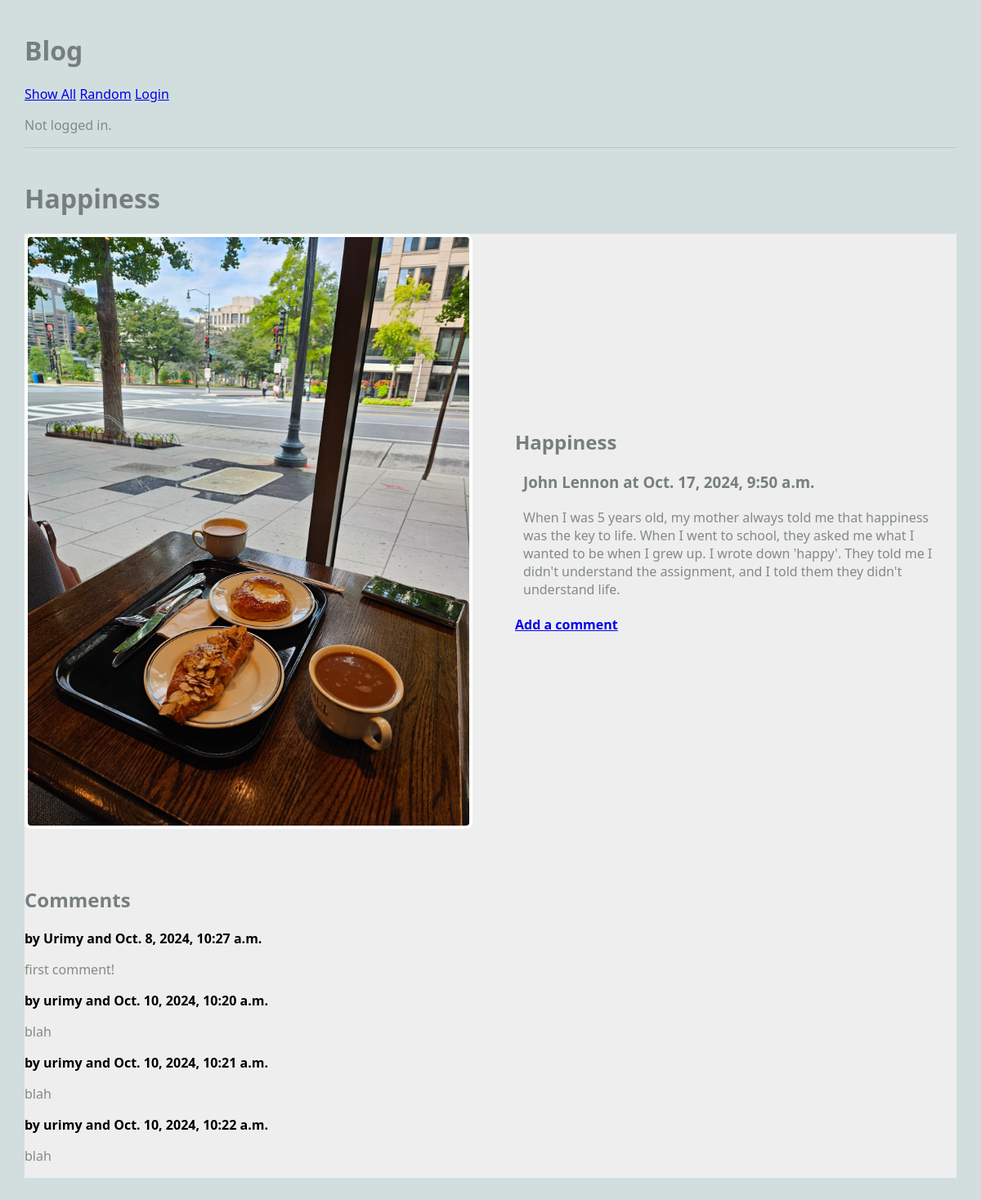
/blog/article/1, run on the app's committed database.
### blog/models.py (models this page shows, shortened)
class Article(models.Model):
    user = models.ForeignKey(User, on_delete=models.CASCADE)
    title = models.TextField(blank=False)
    author = models.TextField(blank=False)
    text = models.TextField(blank=False)
    published = models.DateTimeField(auto_now=True)
    image_file = models.ImageField(blank=True)
    def get_comments(self):
        comments = Comment.objects.filter(article=self)     # could have used pk of this object or just self
        return comments

class Comment(models.Model):
    article = models.ForeignKey("Article", on_delete=models.CASCADE)
    author = models.TextField(blank=False)
    text = models.TextField(blank=False)
    published = models.DateTimeField(auto_now=True)
    def __str__(self):
        return f'{self.text}'

### blog/views.py (the view)
# urls.py: path(r'article/<int:pk>', views.ArticleView.as_view(), name = "article"),
class ArticleView(DetailView):
    model = Article
    template_name = 'blog/article.html'
    context_object_name = 'article'

### blog/templates/blog/article.html
{% extends 'blog/base.html' %}
{% block content %}
<h1>{{article.title}}</h1>
<main class="grid-container">
    <article class='featured'>
        <img src="{{article.image_file.url}}" alt="not available">
        <div>
            <h2>{{article.title}}</h2>
            <h3>{{article.author}} at {{article.published}}</h3>
            <p>
                {{article.text}}
            </p>
            <h4><a href="{% url 'create_comment' article.pk %}">
                Add a comment</a>
            </h4>
        </div>
    </article>
    <div>
        {% if article.get_comments %}
            <h2>Comments</h2>
            {% for c in article.get_comments %}
            <div>
                <strong>by {{c.author}} and {{c.published}} </strong>
                <p>
                    {{c.text}}
                </p>
            </div>
            {% endfor %}
        {% else %}
            <div>
                <h2>No comments</h2>
            </div>
        {% endif %}
    </div>
</main>
{% endblock %}

### blog/templates/blog/base.html (shortened to what this page needs)
{% load static %}
<html>
    <head>
        <link rel="stylesheet" href="{% static 'styles-blog.css' %}">
    </head>
    <body>
        <header>
            <h1>Blog</h1>
            <nav>
                <ul>
                    <li><a href="{% url 'show_all' %}">Show All</a></li>
                    <li><a href="{% url 'random' %}">Random</a></li>
                    {% if request.user.is_authenticated %}
                    <li><a href="{% url 'create_article' %}">Create Article</a></li>
                    <form method="POST" action="{% url 'logout' %}">
                        {% csrf_token %}
                        <input type="submit" value="Logout">
                    </form>
                    {% else %}
                    <li><a href="{% url 'login' %}">Login</a></li>
                    {% endif %}
                    <p>
                        {% if request.user.is_authenticated %}
                        Logged in user: {{ request.user }}
                        {% else %}
                        Not logged in.
                        {% endif %}
                    </p>
                </ul>
            </nav>
        </header>
    {% block content %}
    {% endblock %}
    </body>
</html>

### static/styles-blog.css (style rules this page uses)
body { margin: 30px; background: #d1dedd; font-family:'Segoe UI', Tahoma, Geneva, Verdana, sans-serif; }
ul, li { padding: 0px; list-style-type: none; }
h1, h2, h3 { color: #767f7e; }
p { color: #828b82; }
header { max-width: 1200px; margin: 40px auto; border-bottom: 1px solid #bbc7c7; }
.grid-container { background: #eee; max-width: 900px; display: grid; grid-template-columns: repeat(3, 1fr); grid-gap: 10px; max-width: 1200px; margin: 20px auto; }
article.featured { grid-column: span 3; display: grid; gap: 60px; grid-template-columns: 1fr 1fr; align-items: center; border-bottom: 1px #bbc7c7; padding-bottom: 40px; }
article img, article.featured img { width: 100%; border: 4px solid #fff; border-radius: 8px; }
article p, article h3 { margin: 20px 10px; }
nav li { display: inline; }

### data on the page
Article: title "Happiness", image_file (picture), author "John Lennon", published "Oct. 17, 2024, 9:50 a.m.", text "When I was 5 years old, my mother always told me that happiness was the key to life. When I went to school, they asked me what I wanted to be when I grew up. I wrote down 'happy'. They told me I didn't understand the assignment, and I told them they didn't understand life."
Comment: author "Urimy", published "Oct. 8, 2024, 10:27 a.m.", text "first comment!"
Comment: author "urimy", published "Oct. 10, 2024, 10:20 a.m.", text "blah"
Comment: author "urimy", published "Oct. 10, 2024, 10:21 a.m.", text "blah"
Comment: author "urimy", published "Oct. 10, 2024, 10:22 a.m.", text "blah"
